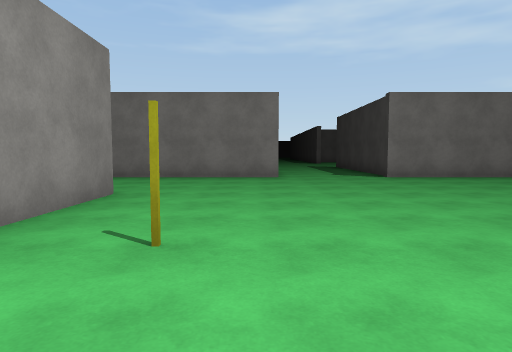
View 1 (above)

20 first-person views from a walk through a 3-D level made in the Unity game engine. The camera is 1.3 m above the floor, tilts 4° down and sees 75° across. The floor is counted in squares, 2 m on a side. Each view is taken from the middle of a square. On the plan, view 1 faces up. The plan holds only what a view shows up to about 10 squares ahead; the rest is blank. The place goes on beyond the plan. The player character is not drawn. Surface patterns are stand-ins for the level's own textures.

View 2
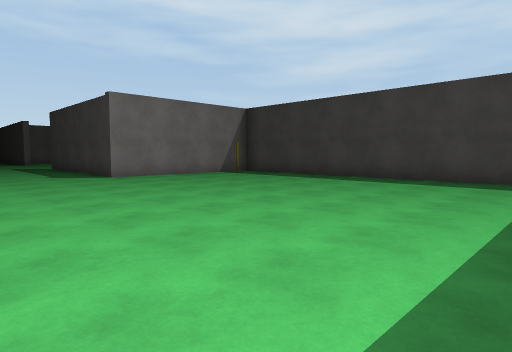

View 3
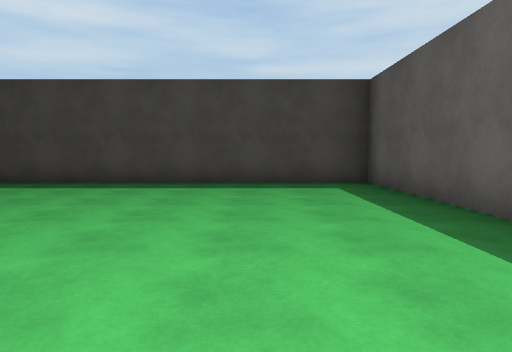

View 4
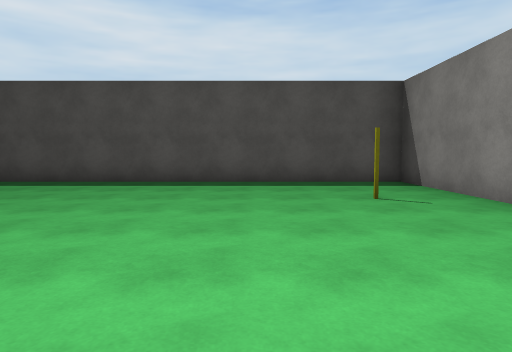

View 5
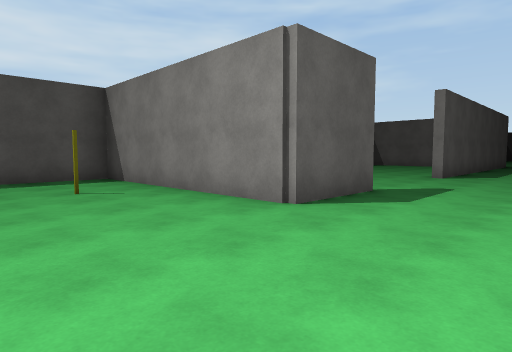

View 6
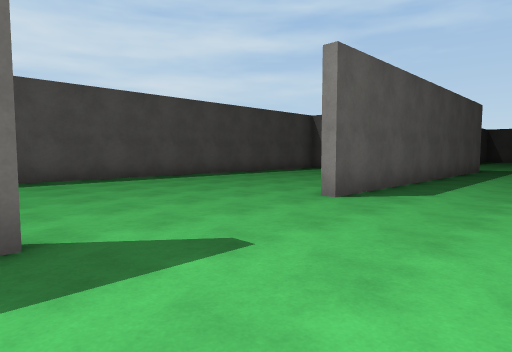

View 7
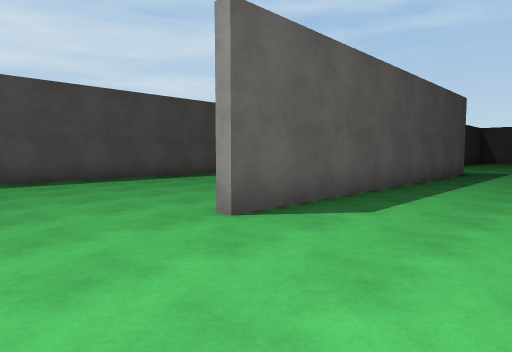

View 8
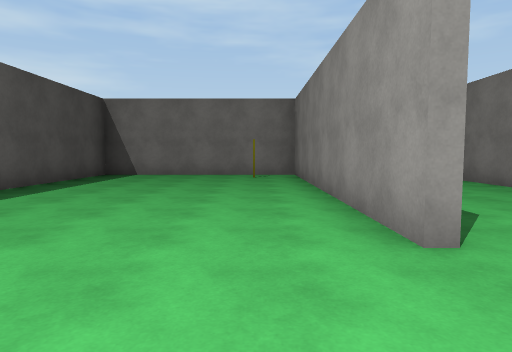

View 9
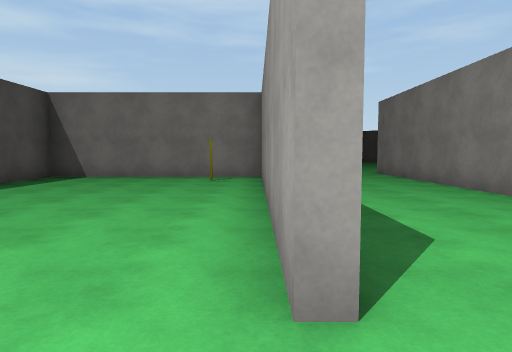

View 10
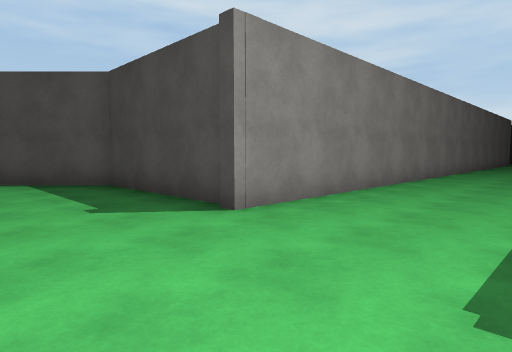

View 11
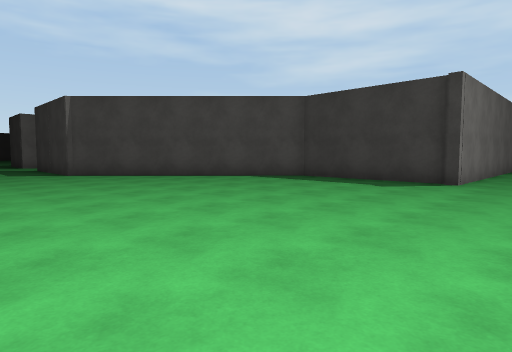

View 12
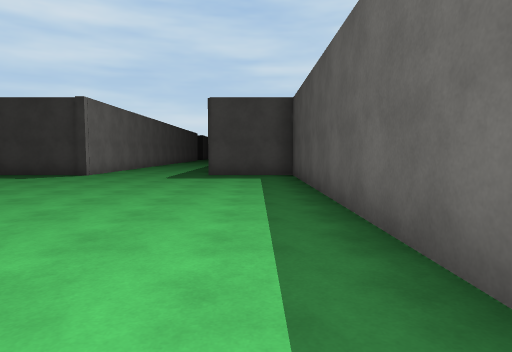

View 13
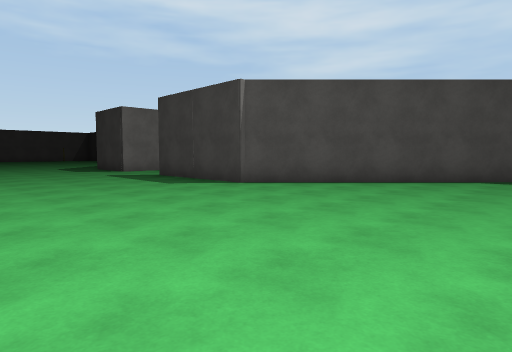

View 14
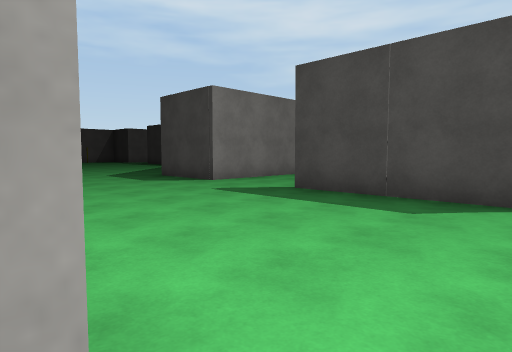

View 15
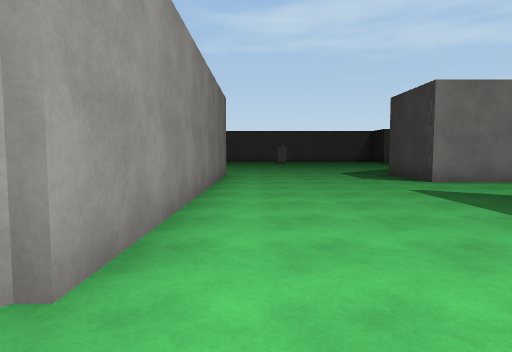

View 16
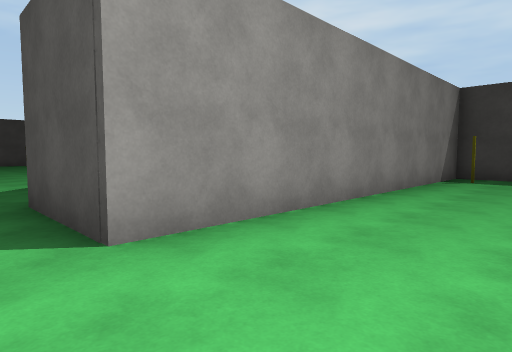

View 17
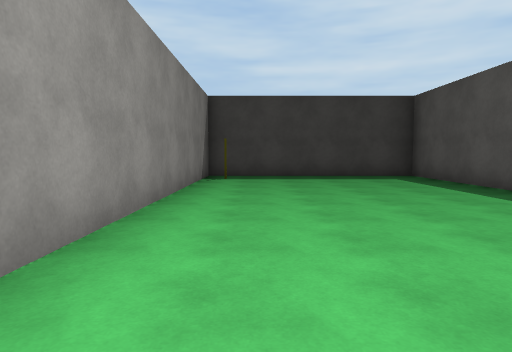

View 18
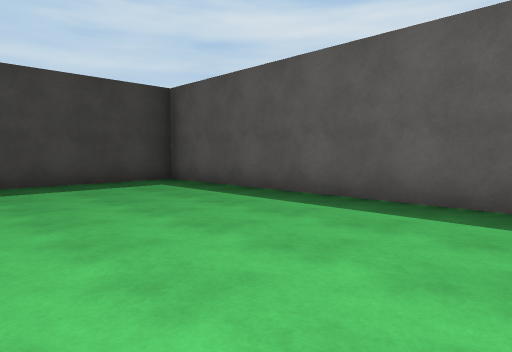

View 19
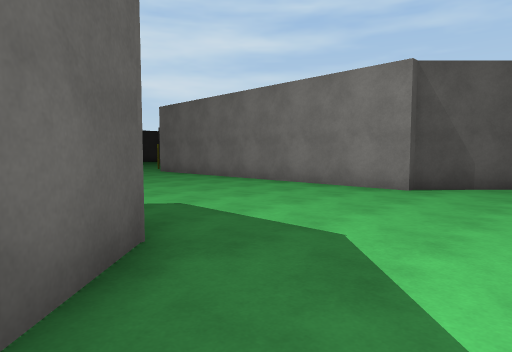

View 20
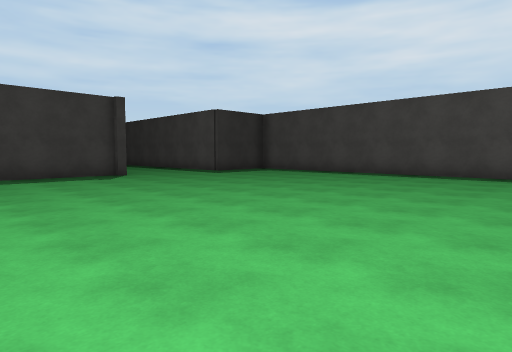

### Floor plan
Points are (right, up) in squares from view 1. A wall is a line through its corners. A room is listed if a view was taken in it or the views show most of it. See-through windows are left out.
Room 1 (views 1, 2, 3, 4, 5)
walls: (6.9, 8.8) (3.4, 8.8); (0.6, 8.8) (-0.4, 8.8); (-2.3, 5.4) (-2.3, -0.5) (8.3, -0.5) (8.3, 7.6)
ways out: opening at (-1.3, 7) to room 2; opening at (2, 9)
Room 2 (views 6, 7, 8, 9, 10, 11, 12, 13, 14, 15, 16, 17, 18, 19, 20)
walls: (-17.4, 9) (-17.4, 12.7) (-22.1, 17.5) (-22.1, 20.9); (-20.5, 17.6) (-13.6, 17.6) (-13.6, 23.3) (-22.1, 23.3) (-22.1, 25.7) (-21.1, 26.7); (-8.6, 8.8) (-17.6, 8.8); (-25.8, 2.9) (-17.4, 2.9) (-17.4, 5.4) (-8.1, 5.4); (-8.1, 5.1) (-15.9, 5.1) (-15.9, -0.5) (-5.4, -0.5); (-4.5, 5.4) (-2.3, 5.4); (-26.9, 25.9) (-26.9, 17.4); (-0.4, 8.8) (-3.9, 8.8); (-27.6, 26.3) (-27, 25.8)
ways out: opening at (-1.3, 7) to room 1

Where each view was taken, in squares from view 1:
view 1: 0 up, 0 right, facing up
view 2: 0 up, 0 right, facing up-right
view 3: 2 up, 1 right, facing right
view 4: 7 up, 1 right, facing down
view 5: 8 up, 1 right, facing down-left
view 6: 8 up, 4 left, facing down-left
view 7: 8 up, 6 left, facing down-left
view 8: 4 up, 6 left, facing left
view 9: 5 up, 7 left, facing left
view 10: 6 up, 20 left, facing up-right
view 11: 7 up, 25 left, facing up-right
view 12: 4 up, 27 left, facing right
view 13: 12 up, 27 left, facing up-right
view 14: 17 up, 27 left, facing up-right
view 15: 16 up, 26 left, facing up
view 16: 21 up, 23 left, facing up-right
view 17: 22 up, 23 left, facing right
view 18: 22 up, 21 left, facing down-right
view 19: 28 up, 21 left, facing down-left
view 20: 13 up, 27 left, facing down-right
